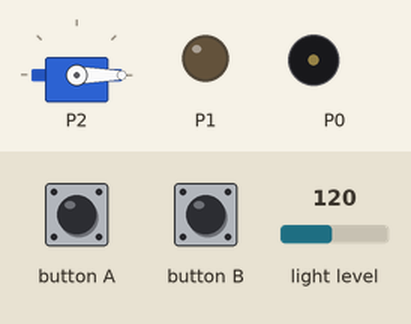
Recording of a program running on a simulated BBC micro:bit (MakeCode). Parts: servo, output pins drawn as LEDs (lit = HIGH), buzzer (waves = sounding). Dashed ring = blinking. The inputs (shaded band) are chosen by the test bench; at power-on: light level 120.

Above: at 1.2 s.
1.3 s: button A pressed for 0.15 s
At 2.7 s:
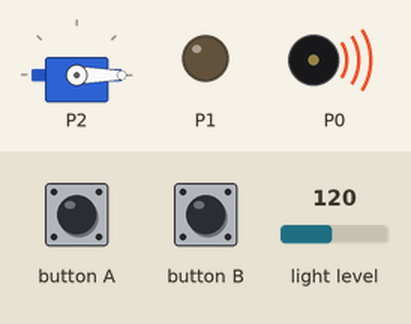
4.4 s: button B pressed for 3.2 s
At 4.51 s:
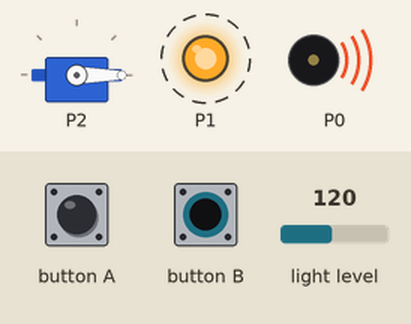
9.1 s: button A pressed for 1 s
At 11.5 s:
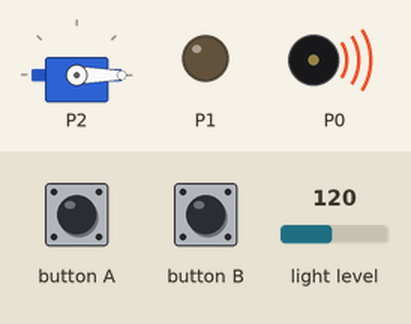
13.1 s: button A pressed for 3.2 s
Timing chart, 0 to 21.8 s (numbered marks = the images above; inputs shaded):
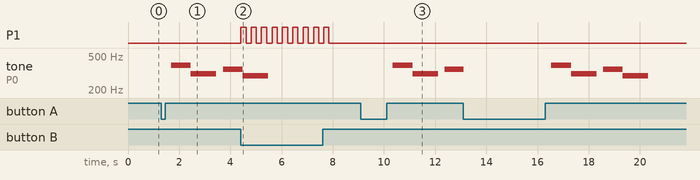

The program:

main.ts
```typescript
basic.forever(function () {
    if (input.lightLevel() == 80) {
        pins.servoWritePin(AnalogPin.P2, 180)
    } else {
        pins.servoWritePin(AnalogPin.P2, 0)
    }
})
basic.forever(function () {
    if (input.buttonIsPressed(Button.A)) {
        music.startMelody(music.builtInMelody(Melodies.Dadadadum), MelodyOptions.Once)
    }
})
basic.forever(function () {
    if (input.buttonIsPressed(Button.B)) {
        pins.digitalWritePin(DigitalPin.P1, 1)
        basic.pause(200)
        pins.digitalWritePin(DigitalPin.P1, 0)
        basic.pause(200)
        pins.digitalWritePin(DigitalPin.P1, 1)
        basic.pause(200)
        pins.digitalWritePin(DigitalPin.P1, 0)
        basic.pause(200)
        pins.digitalWritePin(DigitalPin.P1, 1)
        basic.pause(200)
        pins.digitalWritePin(DigitalPin.P1, 0)
        basic.pause(200)
    }
})
```

test.ts
```typescript
// 在此处测试；当此软件包作为插件使用时，将不会编译此软件包。
```

Measured:
- after the input at 1.3 s, tone on P0: silent → 392 Hz after 0.39 s, → 311 Hz 0.77 s later, → silent 1.0 s later, → 349 Hz 0.26 s later
- after the input at 4.4 s, P1: alternates HIGH for 0.20 s and LOW for 0.20 s, 18 changes in all, then stays LOW, starting at once
- after the input at 9.1 s, tone on P0: silent → 392 Hz after 1.3 s, → 311 Hz 0.77 s later, → silent 1.0 s later, → 349 Hz 0.26 s later
